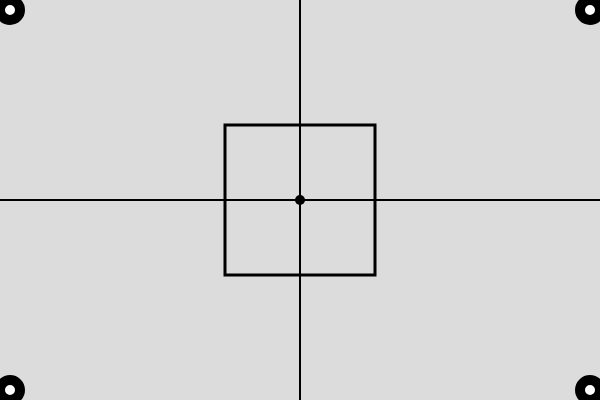
Frame 1 (no input)
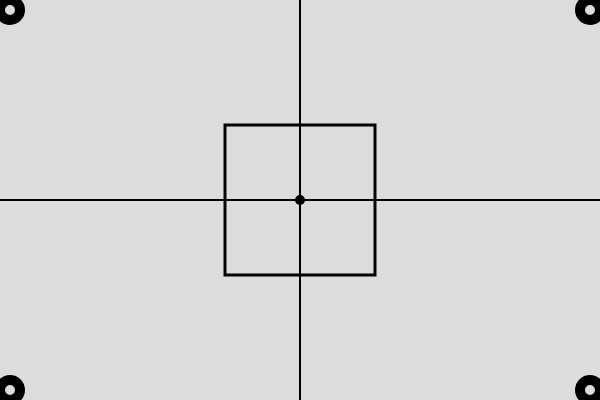
Frame 60 (no input)
Frame 120 (the mouse pressed at the canvas centre since frame 60): identical to frame 60, image omitted

The p5.js sketch that drew these frames (run headless with seeded random() and noise() and a simulated clock; from frame 60 on, the mouse is pressed at the canvas centre):

// p5.js sketch
// ── sketch.js

function setup() {
  createCanvas(600, 400);
  rectMode(CENTER);
}

function draw(){
  background(220);
  //linea vertical central
  strokeWeight(2);
  line(width/2,0,width/2,height);
  //linea horizontal central
  strokeWeight(2);
  line(0, height/2,width,height/2);
  strokeWeight(10);
  point(width/2, height/2);
  circle(10,10,20);
  circle(10,height-10,20);
  circle(width-10,10,20);
  circle(width-10,height-10,20);
  noFill();
  stroke(0);
  strokeWeight(3);
  rect(width/2, height/2, 150, 150);
  

}
